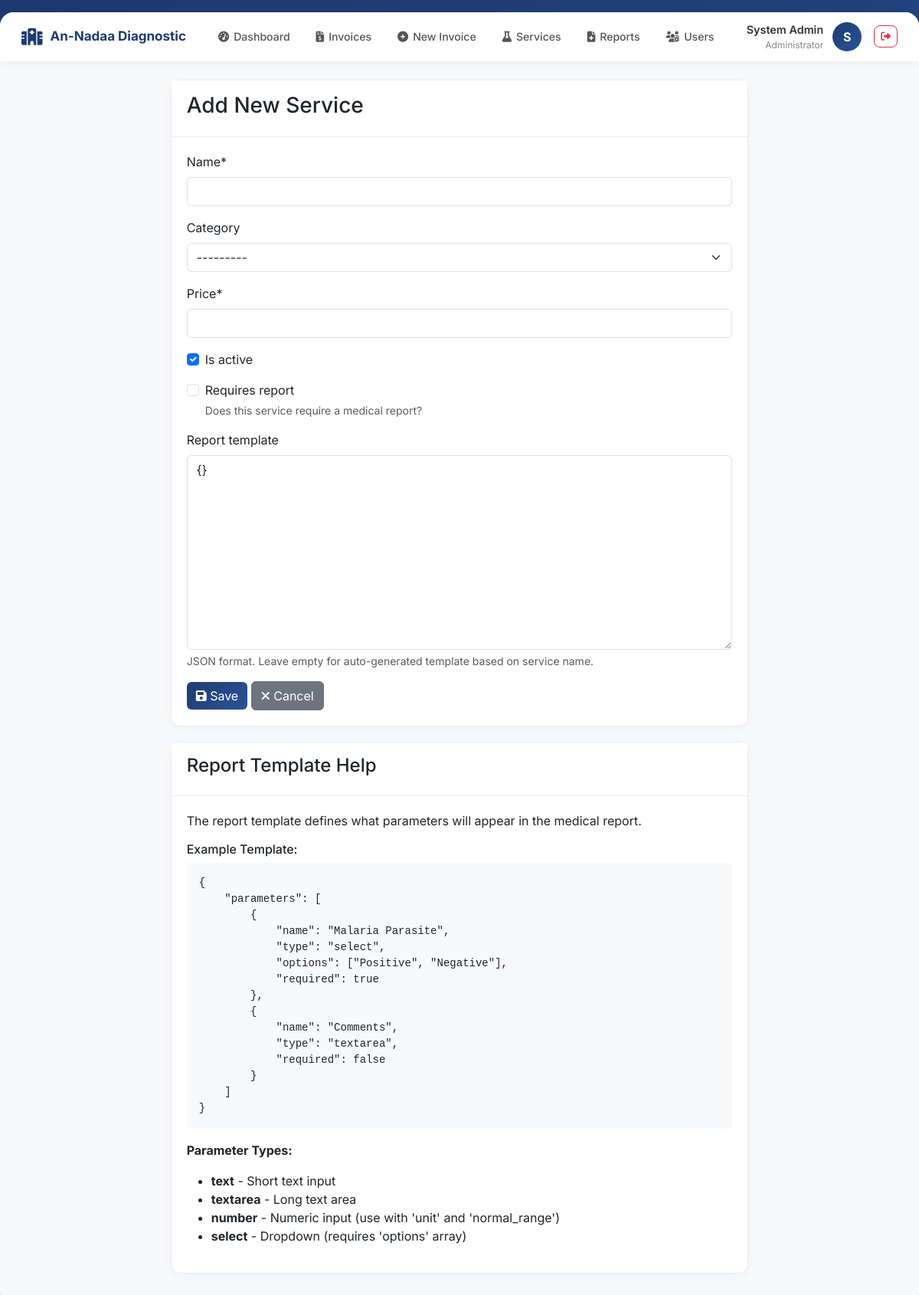
The page /services/create/ (signed in) on the database its author committed.
### apps/accounts/models.py (models this page shows, shortened)
class User(AbstractUser):
    ROLE_CHOICES = [
        ('ADMIN', 'Administrator'),
        ('CASHIER', 'Cashier'),
        ('DOCTOR', 'Doctor'),
        ('LAB_TECH', 'Lab Technician'),
    ]
    role = models.CharField(max_length=20, choices=ROLE_CHOICES, default='CASHIER')
    phone_number = models.CharField(max_length=20, blank=True)
    class Meta:
        ordering = ['-date_joined']
    @property
    def is_admin(self):
        return self.role == 'ADMIN'

### apps/services/models.py (models this page shows)
class ServiceCategory(models.Model):
    name = models.CharField(max_length=100)
    description = models.TextField(blank=True)
    created_at = models.DateTimeField(auto_now_add=True)
    class Meta:
        verbose_name_plural = "Service Categories"
    def __str__(self):
        return self.name

### apps/services/views.py (the view)
# urls.py: path('create/', views.service_create, name='create'),
@login_required
@user_passes_test(is_admin_or_manager)
def service_create(request):
    if request.method == 'POST':
        form = ServiceForm(request.POST)
        if form.is_valid():
            service = form.save()
            messages.success(request, f'Service {service.name} created successfully!')
            return redirect('services:list')
    else:
        form = ServiceForm()
    return render(request, 'services/form.html', {
        'form': form,
        'title': 'Add New Service'
    })

### apps/services/forms.py
class ServiceForm(forms.ModelForm):
    class Meta:
        model = Service
        fields = ['name', 'category', 'price', 'is_active', 'requires_report', 'report_template']
        widgets = {
            'name': forms.TextInput(attrs={'class': 'form-control'}),
            'category': forms.Select(attrs={'class': 'form-control'}),
            'price': forms.NumberInput(attrs={'class': 'form-control', 'step': '0.01'}),
            'is_active': forms.CheckboxInput(attrs={'class': 'form-check-input'}),
            'requires_report': forms.CheckboxInput(attrs={'class': 'form-check-input'}),
            'report_template': forms.Textarea(attrs={'class': 'form-control', 'rows': 10}),
        }
        help_texts = {
            'report_template': 'JSON format. Leave empty for auto-generated template based on service name.'
        }

### apps/services/views.py (called while the page is built)
def is_admin_or_manager(user):
    return user.is_authenticated and (user.role == 'ADMIN' or user.role == 'DOCTOR')

### templates/services/form.html (shortened to what this page needs)
{% extends 'base.html' %}
{% load crispy_forms_tags %}
{% block content %}
<div class="row justify-content-center">
    <div class="col-md-8">
        <div class="card">
            <div class="card-header">
                <h3>{{ title }}</h3>
            </div>
            <div class="card-body">
                <form method="post">
                    {{ form|crispy }}
                    <div class="mt-3">
                        <button type="submit" class="btn btn-primary">
                            <i class="fas fa-save"></i> Save
                        </button>
                        <a href="{% url 'services:list' %}" class="btn btn-secondary">
                            <i class="fas fa-times"></i> Cancel
                        </a>
                    </div>
                </form>
            </div>
        </div>
        <div class="card mt-3">
            <div class="card-header">
                <h4>Report Template Help</h4>
            </div>
            <div class="card-body">
                <p>The report template defines what parameters will appear in the medical report.</p>
                <h6>Example Template:</h6>
                <pre class="bg-light p-3">
{
    "parameters": [
        {
            "name": "Malaria Parasite",
            "type": "select",
            "options": ["Positive", "Negative"],
            "required": true
        },
        {
            "name": "Comments",
            "type": "textarea",
            "required": false
        }
    ]
}</pre>
                <p><strong>Parameter Types:</strong></p>
                <ul>
                    <li><strong>text</strong> - Short text input</li>
                    <li><strong>textarea</strong> - Long text area</li>
                    <li><strong>number</strong> - Numeric input (use with 'unit' and 'normal_range')</li>
                    <li><strong>select</strong> - Dropdown (requires 'options' array)</li>
                </ul>
            </div>
        </div>
    </div>
</div>
{% endblock %}

### templates/base.html (shortened to what this page needs)
<!DOCTYPE html>
<html lang="en">
<head>
    <link href="https://cdn.jsdelivr.net/npm/bootstrap@5.3.0/dist/css/bootstrap.min.css" rel="stylesheet">
    <link rel="stylesheet" href="https://cdnjs.cloudflare.com/ajax/libs/font-awesome/6.4.0/css/all.min.css">
    <link href="https://cdn.jsdelivr.net/npm/select2@4.1.0-rc.0/dist/css/select2.min.css" rel="stylesheet">
    <link href="https://cdn.jsdelivr.net/npm/select2-bootstrap-5-theme@1.3.0/dist/select2-bootstrap-5-theme.min.css" rel="stylesheet">
</head>
<body>
<div class="app-container">
    {% if user.is_authenticated %}
    <nav class="navbar-custom">
        <a class="nav-brand" href="{% url 'dashboard:home' %}">
            <i class="fas fa-hospital-alt"></i>
            <span>An-Nadaa Diagnostic</span>
        </a>
        <div class="nav-menu">
            <a href="{% url 'dashboard:home' %}" class="nav-item">
                <i class="fas fa-tachometer-alt"></i> Dashboard
            </a>
            {% if user.is_admin %}
                <a href="{% url 'invoices:list' %}" class="nav-item">
                    <i class="fas fa-file-invoice-dollar"></i> Invoices
                </a>
                <a href="{% url 'invoices:create' %}" class="nav-item">
                    <i class="fas fa-plus-circle"></i> New Invoice
                </a>
                <a href="{% url 'services:list' %}" class="nav-item">
                    <i class="fas fa-flask"></i> Services
                </a>
                <a href="{% url 'reports:list' %}" class="nav-item">
                    <i class="fas fa-file-medical"></i> Reports
                </a>
                <a href="{% url 'accounts:user_list' %}" class="nav-item">
                    <i class="fas fa-users-cog"></i> Users
                </a>
            {% endif %}
        </div>
        <div class="user-profile">
            <div class="user-info">
                <div class="user-name">{{ user.get_full_name|default:user.username }}</div>
                <div class="user-role">{{ user.get_role_display }}</div>
            </div>
            <div class="user-avatar">
                {{ user.get_full_name|first|default:user.username|first|upper }}
            </div>
            <a href="{% url 'accounts:logout' %}" class="btn btn-sm btn-outline-danger ms-1"
               onclick="return confirm('Log out?')" style="border-radius:8px; font-size:.8rem;">
                <i class="fas fa-sign-out-alt"></i>
            </a>
        </div>
    </nav>
    {% endif %}
    <div class="main-content">
        {% block content %}{% endblock %}
    </div>
</div>
</body>
</html>

### templates/base.html (style rules this page uses)
* { margin: 0; padding: 0; box-sizing: border-box; }
body { font-family: 'Inter', sans-serif; background: linear-gradient(135deg, #1e3c72 0%, #2a5298 100%); min-height: 100vh; }
.app-container { max-width: 1440px; margin: 16px auto; background: #f8f9fb; border-radius: 18px; box-shadow: 0 20px 60px rgba(0,0,0,.3); overflow: hidden; }
.navbar-custom { background: #fff; padding: 12px 28px; box-shadow: 0 2px 12px rgba(0,0,0,.06); display: flex; justify-content: space-between; align-items: center; gap: 16px; flex-wrap: wrap; }
.nav-brand { display: flex; align-items: center; gap: 10px; text-decoration: none; }
.nav-brand i { font-size: 22px; color: #1e3c72; }
.nav-brand span { font-size: 17px; font-weight: 700; color: #1e3c72; }
.nav-menu { display: flex; gap: 6px; align-items: center; flex-wrap: wrap; }
.nav-item { display: flex; align-items: center; gap: 6px; color: #555; cursor: pointer; padding: 7px 14px; border-radius: 8px; transition: all .2s; text-decoration: none; font-size: .88rem; font-weight: 500; }
.user-profile { display: flex; align-items: center; gap: 12px; }
.user-info { text-align: right; }
.user-name { font-weight: 600; font-size: .9rem; color: #333; }
.user-role { font-size: .75rem; color: #888; }
.user-avatar { width: 38px; height: 38px; background: linear-gradient(135deg, #1e3c72, #2a5298); border-radius: 50%; display: flex; align-items: center; justify-content: center; color: #fff; font-weight: 700; font-size: 1rem; flex-shrink: 0; }
.main-content { padding: 24px 28px; }
.card { background: #fff; border-radius: 12px; border: 1px solid #e8ecf0; box-shadow: 0 2px 12px rgba(0,0,0,.04); margin-bottom: 20px; }
.card-header { padding: 16px 20px; border-bottom: 1px solid #e8ecf0; background: #fff; border-radius: 12px 12px 0 0; }
.card-body { padding: 20px; }
.btn-primary { background: linear-gradient(135deg, #1e3c72, #2a5298); border: none; }

### rows shown on the page
User: get_full_name "System Admin", role "Administrator", get_full_name|first "S"

### other values the page prints
{{ title }} "Add New Service"
